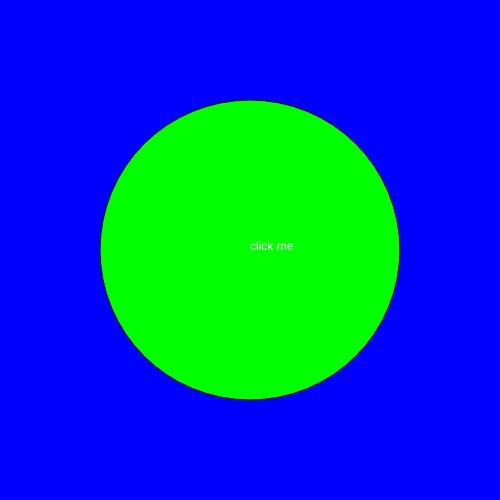
Frame 1 (no input)
Frame 60 (no input): identical to frame 1, image omitted
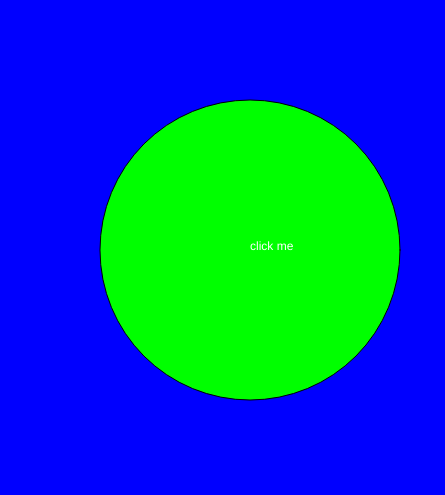
Frame 120 (the mouse pressed at the canvas centre since frame 60)

The p5.js sketch that drew these frames (run headless with seeded random() and noise() and a simulated clock; from frame 60 on, the mouse is pressed at the canvas centre):

// p5.js sketch
// ── sketch.js
var canvas;

function setup() {
  canvas = createCanvas(500, 500);
}

function draw() {
  background(0, 0, 255);
  fill(0, 255, 0);
  ellipse(250, 250, 300, 300);
  fill(255);
  text("click me", 250, 250);
}

function mousePressed() {
  canvas.position(random(100), random(100));
}
